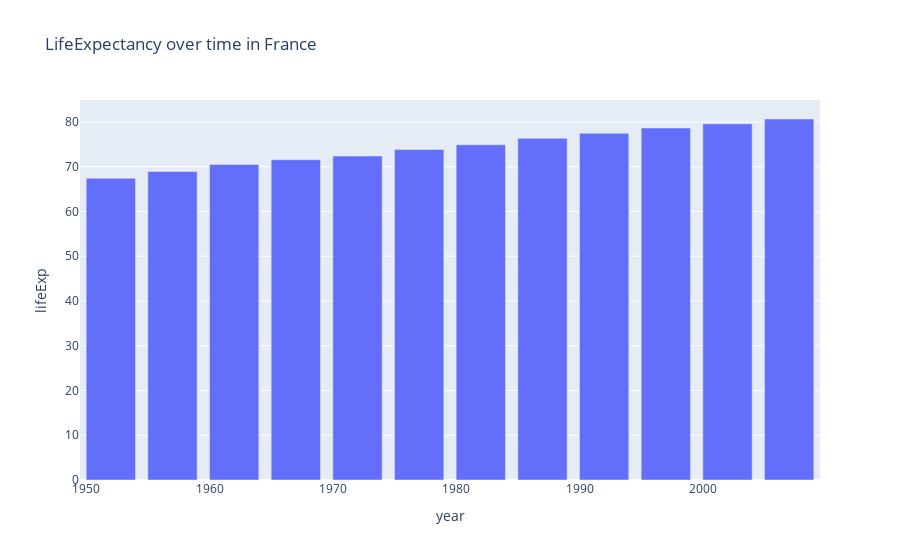

The notebook cell saved with this chart:
### Code cell
mask = df['country'] == 'France'
# by default the x axis is the row index.
df_france = df.loc[mask]

fig = px.bar(df_france,
             x = df_france.year,
             y = df_france.lifeExp,
             title="LifeExpectancy over time in France")
fig.show()

### Figure 1 — Plotly figure (JSON) as saved in the notebook; plotly's stock layout.template omitted (floating-point values rounded to 4 significant figures)
{"data": [{"alignmentgroup": "True", "hovertemplate": "year=%{x}<br>lifeExp=%{y}<extra></extra>", "legendgroup": "", "marker": {"color": "#636efa", "pattern": {"shape": ""}}, "name": "", "offsetgroup": "", "orientation": "v", "showlegend": false, "textposition": "auto", "type": "bar", "x": [1952, 1957, 1962, 1967, 1972, 1977, 1982, 1987, 1992, 1997, 2002, 2007], "xaxis": "x", "y": [67.41, 68.93, 70.51, 71.55, 72.38, 73.83, 74.89, 76.34, 77.46, 78.64, 79.59, 80.66], "yaxis": "y"}], "layout": {"barmode": "relative", "legend": {"tracegroupgap": 0}, "title": {"text": "LifeExpectancy over time in France"}, "xaxis": {"anchor": "y", "domain": [0, 1], "title": {"text": "year"}}, "yaxis": {"anchor": "x", "domain": [0, 1], "title": {"text": "lifeExp"}}}}
